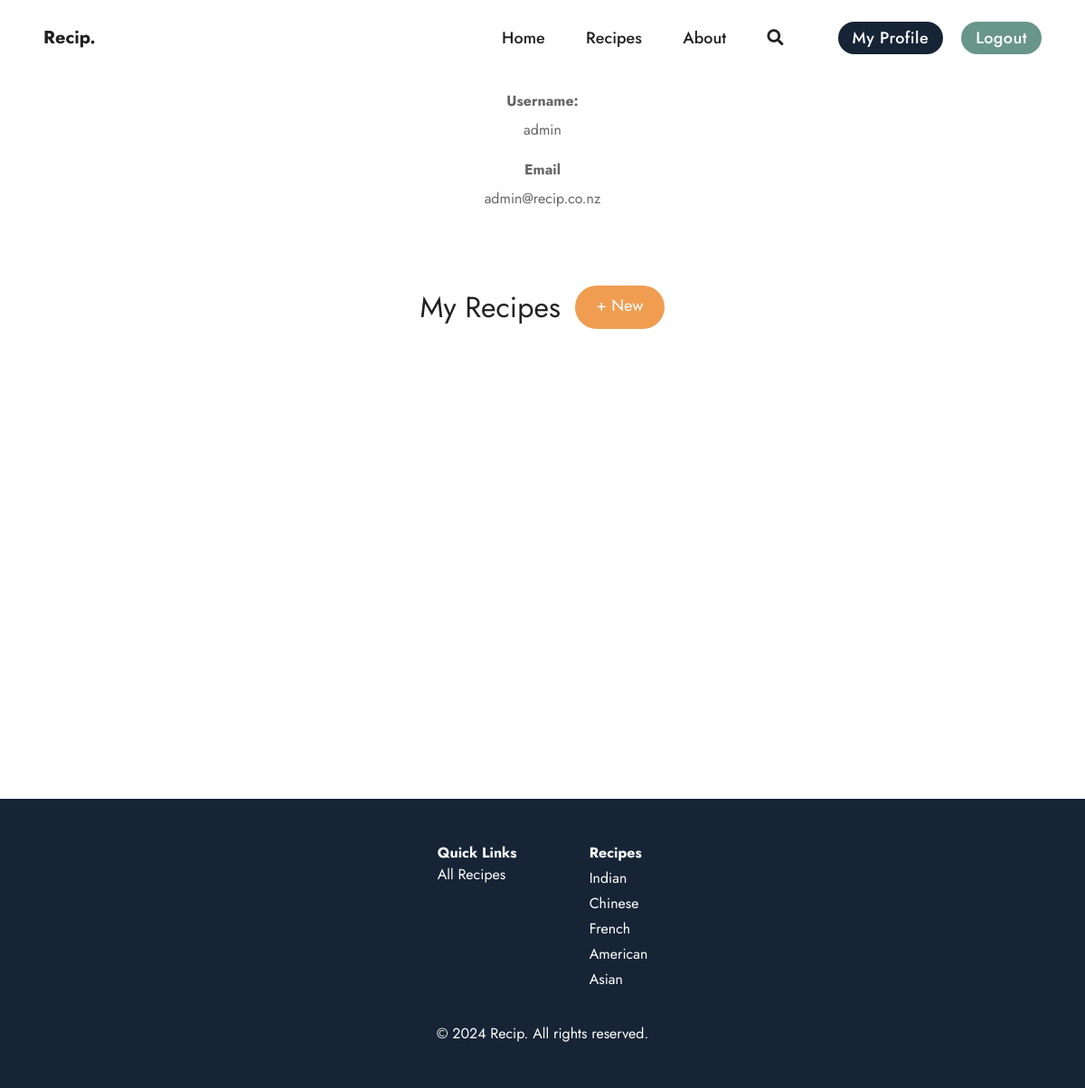
The page /profile/1/ (signed in) on the database as committed earlier.
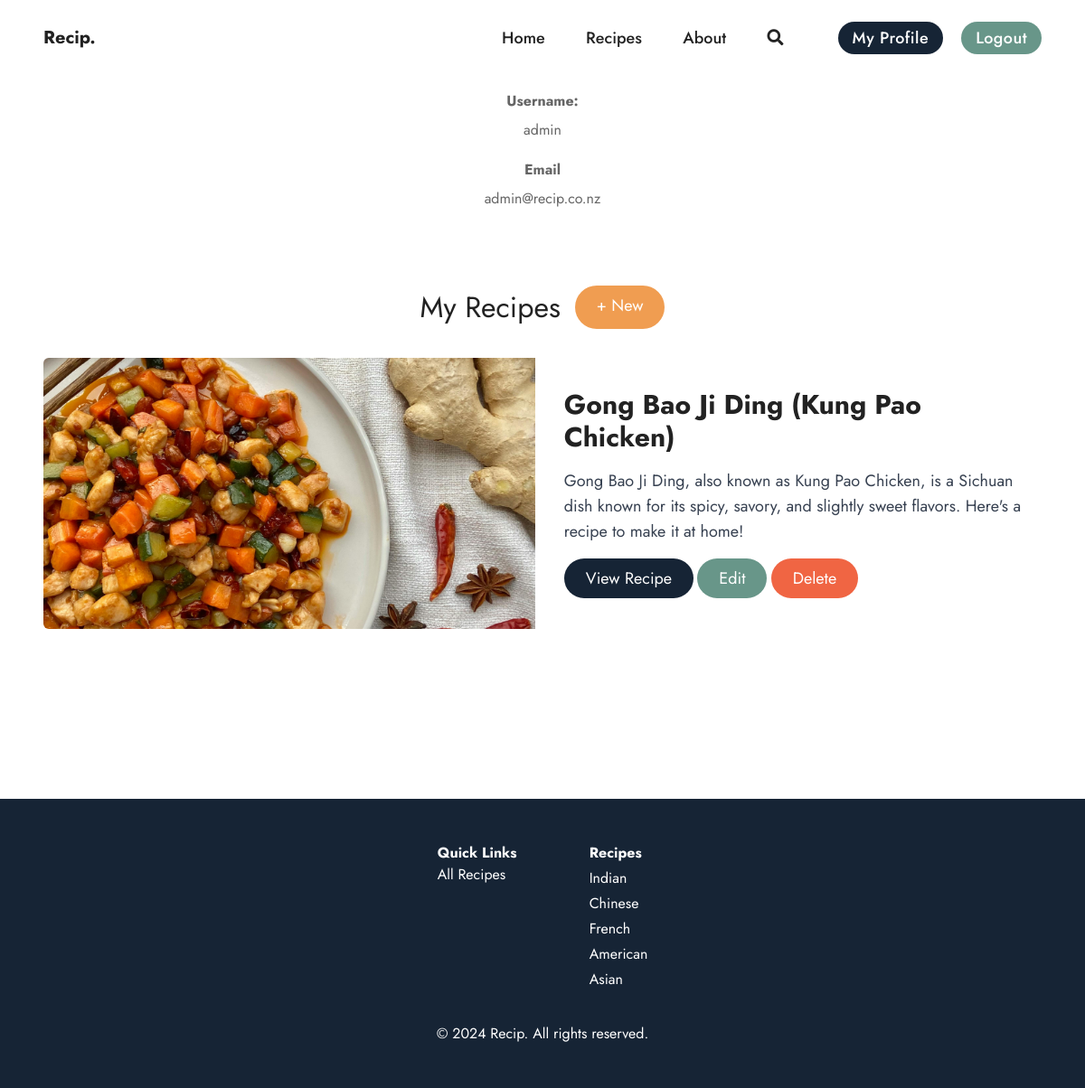
The same page on the database as committed later.
### recipes/models.py (models this page shows, shortened)
class Recipe(models.Model):
    ASIAN = 'asian'
    AMERICAN = 'american'
    MEXICAN = 'mexican'
    ITALIAN = 'italian'
    FRENCH = 'french'
    EGYPTIAN = 'egyptian'
    MORROCAN = 'morrocan'
    INDIAN = 'indian'
    CHINESE = 'chinese'
    JAPANESE = 'japanese'
    OTHER = 'other'
    CATEGORY_CHOICES = [
        (ASIAN, 'asian'),
        (AMERICAN, 'american'),
        (MEXICAN, 'mexican'),
        (ITALIAN, 'italian'),
        (FRENCH, 'french'),
        (EGYPTIAN, 'egyptian'),
        (MORROCAN, 'morrocan'),
        (INDIAN, 'indian'),
        (CHINESE, 'chinese'),
        (JAPANESE, 'japanese'),
        (OTHER, 'other')
    ]
    title = models.CharField(max_length=100, default='Enter the name of your dish...')
    description = models.TextField()
    image = models.ImageField(upload_to='recipe_images', default='recipe_images/default.jpg')
    ingredients = RichTextField(default='Write your ingredients here...')
    instructions = RichTextField(default='Write your instructions here...')
    category = models.CharField(max_length=30, default=OTHER, choices=CATEGORY_CHOICES)
    total_cook_time = models.IntegerField(default=0)
    author = models.ForeignKey(User, on_delete=models.PROTECT, related_name='recipes')
    created_at = models.DateTimeField(auto_now_add=True)
    updated_at = models.DateTimeField(auto_now=True)

### recipes/views.py (the view)
# urls.py: path('profile/<int:pk>/', AuthorDetailView.as_view(), name='profile'),
class AuthorDetailView(LoginRequiredMixin, UserPassesTestMixin, DetailView):
    model = User
    template_name = 'users/profile.html'
    def get_context_data(self, **kwargs):
        context = super().get_context_data(**kwargs)
        user = self.get_object()
        recipes = Recipe.objects.filter(author=user)
        context['recipes'] = recipes
        return context
    def test_func(self):
            user = self.get_object()
            if self.request.user == user:
                return True
            return False

### users/templates/users/profile.html (shortened to what this page needs)
{% extends 'base.html' %} {% load static %} {% block content %}
<div class='flex flex-col items-center gap-4'>
			<div class="flex flex-col items-center gap-1">
					<p class='font-bold'>Username:<p>
					<p>{{ user.username }}<p>
			</div>
			<div class="flex flex-col items-center gap-1">
					<p class='font-bold'>Email<p>
					<p>{{ user.email }}<p>
			</div>
	 <div class="flex gap-4 mt-16 mb-4">
		<h2>My Recipes</h2>
		<a
		class=" bg-yellow px-6 py-2 rounded-full"
		href="{% url 'recipes_create' %}"
	>
		<p class="text-lg text-white">+ New</p>
	</a>
	</div>
<ul class="recipe-list px-12 ">
        {% for recipe in recipes %}
		<div class="flex w-full items-center relative gap-4 max-h-[300px] rounded-md overflow-hidden mb-4">
			<img
				src="{{recipe.image.url}}"
				alt="{{recipe.title}}"
				class="flex object-cover w-1/2 h-300"
			/>
			<div class="w-1/2 p-4">
				<h2 class="text-3xl font-bold mb-4">{{recipe.title}}</h2>
				<p class="text-lg text-gray-700 mb-4">{{recipe.description}}</p>
				<a
					class="inline-block bg-primary px-6 py-2 rounded-full"
					href="{% url 'recipe_detail' recipe.id %}"
				>
					<p class="text-lg text-white">View Recipe</p>
				</a>
				<a
					class="inline-block bg-secondary px-6 py-2 rounded-full"
					href="{% url 'recipe_update' recipe.id %}"
				>
					<p class="text-lg text-white">Edit</p>
				</a>
				<a
					class="inline-block bg-red px-6 py-2 rounded-full"
					href="{% url 'recipe_delete' recipe.id  %}"
				>
					<p class="text-lg text-white">Delete</p>
				</a>
			</div>
		</div>
        {% endfor %}
</ul>
</div>
{% endblock content %}

Rows that differ between the two databases and show on the page:
added Recipe: image (picture), title "Gong Bao Ji Ding (Kung Pao Chicken)", description "Gong Bao Ji Ding, also known as Kung Pao Chicken, is a Sichuan dish known for its spicy, savory, and slightly sweet flavors. Here's a recipe to make it at home!"
